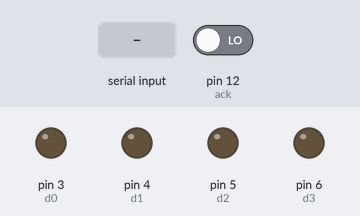
Recording of a sketch running on a simulated Arduino Uno, built with avr-gcc and run on an emulated ATmega328P. Parts: output pins drawn as LEDs (lit = HIGH). Inputs (shaded band) come from the test bench; at power-on: pin 12 (ack) LOW. Pins used as bus, display or sensor lines are not drawn; what the sketch prints to the serial monitor is not drawn.

Above: at 1.2 s.
1.3 s: byte 30 received over Serial
At 1.8 s:
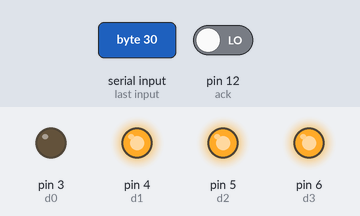
2.8 s: pin 12 (ack) driven HIGH
At 4.0 s:
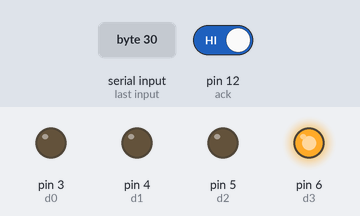
4.3 s: byte 90 received over Serial
Timing chart, 0 to 7.3 s (numbered marks = the images above; inputs shaded):
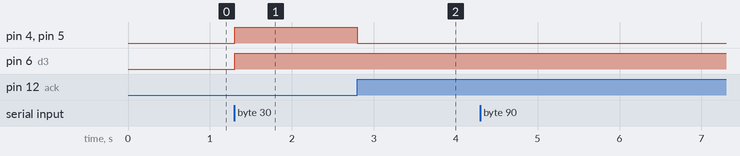

Measured:
- after the input at 1.3 s, pin 4 (d1), pin 5 (d2), pin 6 (d3): LOW → HIGH at once
- after the input at 2.8 s, pin 4 (d1), pin 5 (d2): HIGH → LOW at once

The sketch:

twitter_dot_matrix_printer.ino
```cpp
// printer
#define strobe 2
#define d0 3
#define d1 4
#define d2 5
#define d3 6
#define d4 7
#define d5 8
#define d6 9
#define d7 10
#define ack 12
// printer

// LPT pinout: http://pinouts.ru/ParallelPorts/ParallelPC_pinout.shtml

void setup(){
  Serial.begin(9600);

  // printer
  pinMode(strobe, OUTPUT);
  pinMode(d0, OUTPUT);
  pinMode(d1, OUTPUT);
  pinMode(d2, OUTPUT);
  pinMode(d3, OUTPUT);
  pinMode(d4, OUTPUT);
  pinMode(d5, OUTPUT);
  pinMode(d6, OUTPUT);
  pinMode(d7, OUTPUT);
  pinMode(ack, INPUT);
  digitalWrite(strobe, HIGH);
  // printer
}

void loop() {
  if ( Serial.available() > 0 ) {
    char buffer = Serial.read();
    Serial.println(buffer);
    sendToPrinter(&buffer);
  }
}

void sendToPrinter(char* data) {
  for (int i = 0; i < sizeof(data); i++) {
    digitalWrite(d0, bitRead(data[i],0));
    digitalWrite(d1, bitRead(data[i],1));
    digitalWrite(d2, bitRead(data[i],2));
    digitalWrite(d3, bitRead(data[i],3));
    digitalWrite(d4, bitRead(data[i],4));
    digitalWrite(d5, bitRead(data[i],5));
    digitalWrite(d6, bitRead(data[i],6));
    digitalWrite(d7, bitRead(data[i],7));

    digitalWrite(strobe, 0);
    delay(2);
    digitalWrite(strobe, 1);

    while (digitalRead(ack) == 0) {}
  }
}
```
